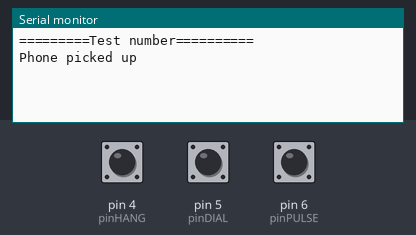
The sketch below on a simulated Arduino Uno, built with avr-gcc and run on an emulated ATmega328P. Parts: the last lines printed to the serial monitor. Inputs (shaded band) come from the test bench; at power-on: pin 4 (pinHANG) HIGH, pin 5 (pinDIAL) HIGH, pin 6 (pinPULSE) HIGH.

Above: at 2.2 s.
2.3 s: pin 4 (pinHANG) pulled LOW for 0.15 s
At 2.43 s:
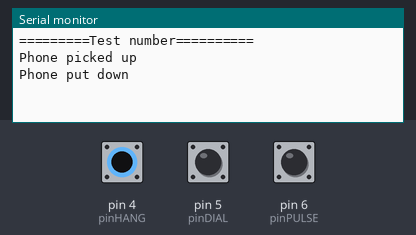
3.9 s: pin 5 (pinDIAL) pulled LOW for 0.15 s
At 4.4 s:
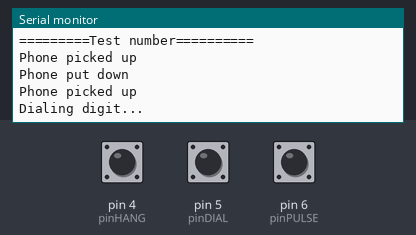

The sketch:

testNumber.ino
```cpp
const uint8_t pinHANG	= 4;	// Hang
const uint8_t pinDIAL	= 5;	// Dial
const uint8_t pinPULSE	= 6;	// Pulse
const uint16_t PHONE_NUMBER_LENGTH = 11;	// Phone number length +7(XXX)XXX-XX-XX
const uint16_t PORT_SPEED = 9600;	// Baud rate

void setup()
{
	pinMode(pinHANG, INPUT_PULLUP);
	pinMode(pinDIAL, INPUT_PULLUP);
	pinMode(pinPULSE, INPUT_PULLUP);

	Serial.begin(PORT_SPEED);
	delay(1000);
	Serial.println("=========Test number==========");
}

bool isHangUp()
{
	return digitalRead(pinHANG);
}

void debugOutput(const String& text)
{
	Serial.println(text);
}

void loop()
{
	//check is phone is picked up
	if(!isHangUp())
		return;

	uint8_t digitsCount = 0;
	char strNumber[12];
	strNumber[0]='\0';

	debugOutput("Phone picked up");
	while(isHangUp()) {
		if(!digitalRead(pinDIAL)) {
			delay(20);
			uint8_t pulseCount = 0;
			debugOutput("Dialing digit...");
			while(!digitalRead(pinDIAL) && isHangUp()) {
				if(digitalRead(pinPULSE)) {
					delay(5);
					while(digitalRead(pinPULSE) && isHangUp()) {
						delay(5);
					}
					delay(5);
					pulseCount++;
				}
			}
			if (!isHangUp())
				return;

			if(pulseCount > 0) {
				if(pulseCount >= 10)
					pulseCount = 0;
				debugOutput(String("Number: ") + String(pulseCount));

				strNumber[digitsCount] = pulseCount + 48;
				digitsCount++;
				strNumber[digitsCount] = '\0';
			}
			debugOutput(String("Phone number: ") + strNumber);
			if (digitsCount == PHONE_NUMBER_LENGTH) {
				debugOutput(String("Call to: ") + strNumber);
			}
		}
	}
	debugOutput("Phone put down");
}
```

Measured:
- after the input at 2.3 s, the serial monitor: prints a new line at once (image 1)
- after the input at 3.9 s, the serial monitor: prints a new line at once (image 2)
